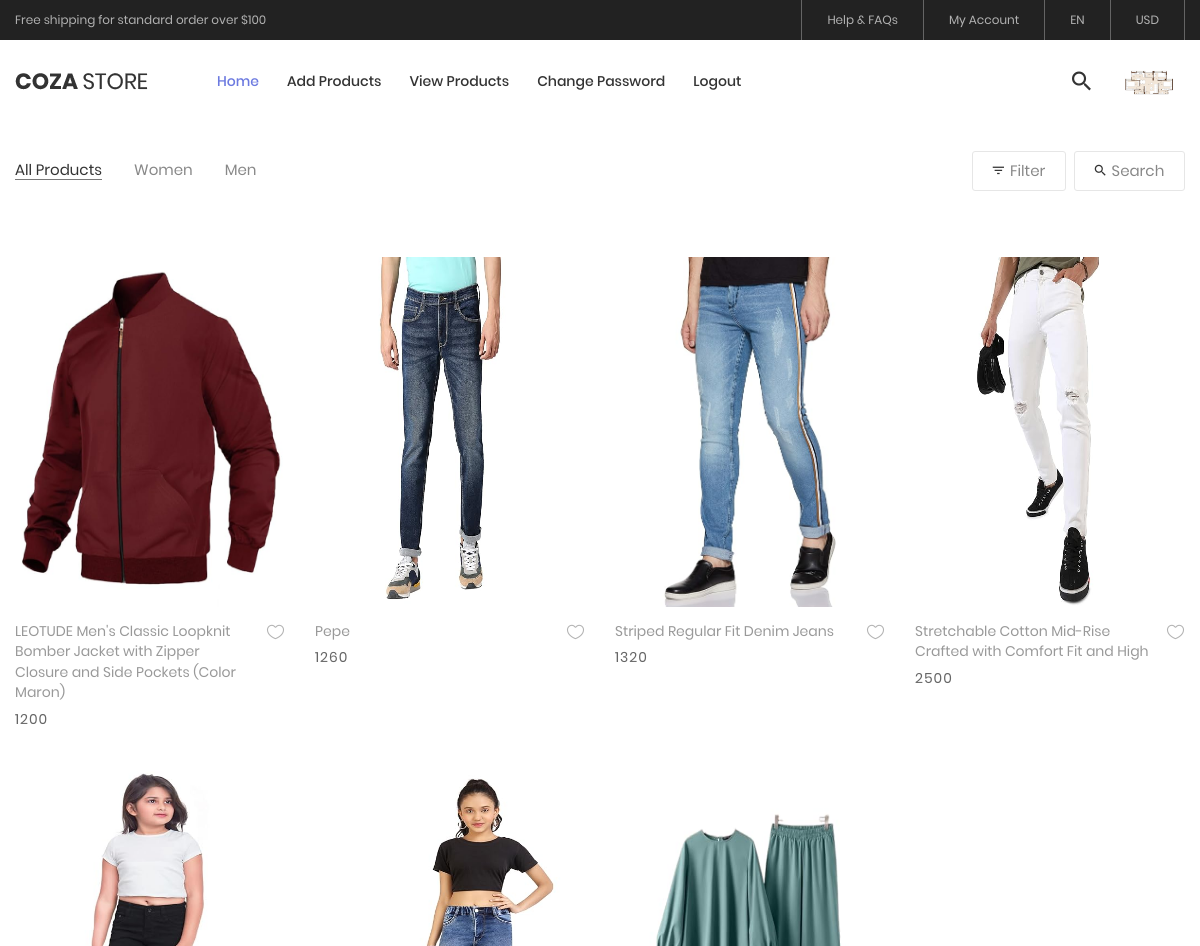
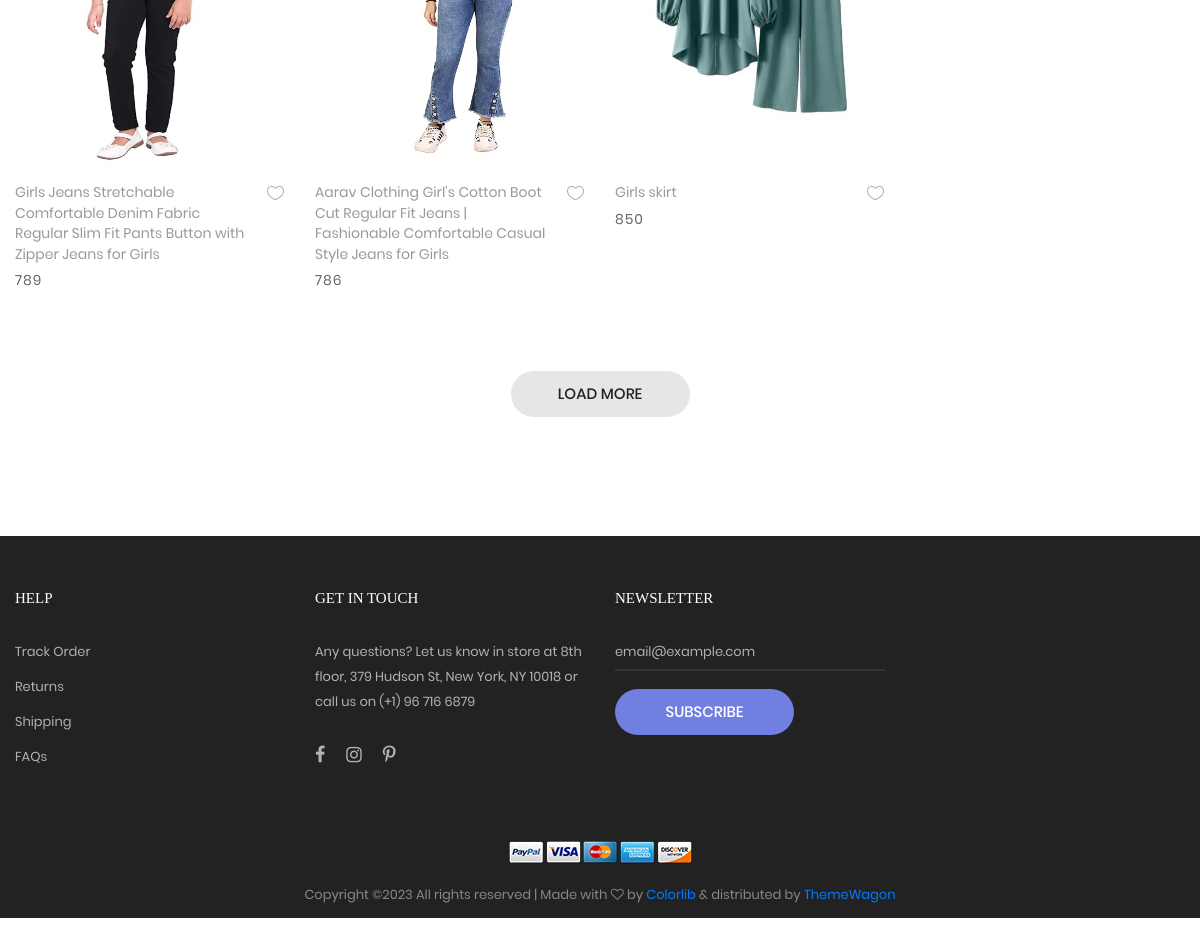
Screenshot of /seller/Seller_view_product/ (signed in) with the database file from the repository (2 pictures, top to bottom).
### seller_Home_app/models.py (models this page shows, shortened)
class Product(models.Model):
    category = (
        ("Men","Men"),("Women","Women"),("kids","kids")
    )
    brand = (
        ('Levis',"Levis"),('pape',"pape"),('Danieam',"Danieam")
    )
    size=(
        ('S','S'),('M','M'),('L','L'),('XL','XL'),('XXL','XXL')
    )
    seller_key= models.ForeignKey(Account,on_delete=models.CASCADE)
    Product_name = models.CharField(max_length=150)
    Product_price = models.PositiveIntegerField()
    Product_category = models.CharField(max_length=20,choices=category)
    Product_brand = models.CharField(max_length=20,choices=brand)
    Product_size = models.CharField(max_length=20,choices=size)
    Product_image = models.ImageField(upload_to='Product_image/')
    Product_description = models.TextField(max_length=250)
    Iswishlist = models.BooleanField(default=False)
    Iscart=models.BooleanField(default=False)

### seller_Home_app/views.py (the view)
# urls.py: path('Seller_view_product/',views.Seller_view_product,name="Seller_view_product"),
def Seller_view_product(request):
    try:
        Seller_email=Account.objects.get(Email=request.session['Email'])
        Products=Product.objects.filter(seller_key=Seller_email)
        return render(request,'Seller_view_product.html',{'Products':Products})
    except Exception as e:
        msg = "No Product Found !!"
        return render(request,'Seller-index.html',{'msg':msg})

### seller_Home_app/templates/Seller_view_product.html (shortened to what this page needs)
{% extends 'seller-base.html' %}
{% load static %}
	{% block body %}
	<div class="bg0 m-t-23 p-b-14">
		<div class="container">
			<div class="flex-w flex-sb-m p-b-52">
				<div class="flex-w flex-l-m filter-tope-group m-tb-10">
					<button class="stext-106 cl6 hov1 bor3 trans-04 m-r-32 m-tb-5 how-active1" data-filter="*">
						All Products
					</button>
					<button class="stext-106 cl6 hov1 bor3 trans-04 m-r-32 m-tb-5" data-filter=".women">
						Women
					</button>
					<button class="stext-106 cl6 hov1 bor3 trans-04 m-r-32 m-tb-5" data-filter=".men">
						Men
					</button>
				</div>
				<div class="flex-w flex-c-m m-tb-10">
					<div class="flex-c-m stext-106 cl6 size-104 bor4 pointer hov-btn3 trans-04 m-r-8 m-tb-4 js-show-filter">
						<i class="icon-filter cl2 m-r-6 fs-15 trans-04 zmdi zmdi-filter-list"></i>
						 Filter
					</div>
					<div class="flex-c-m stext-106 cl6 size-105 bor4 pointer hov-btn3 trans-04 m-tb-4 js-show-search">
						<i class="icon-search cl2 m-r-6 fs-15 trans-04 zmdi zmdi-search"></i>
						Search
					</div>
				</div>
			</div>
			<div class="row isotope-grid">
				{% for i in Products %}
				<div class="col-sm-6 col-md-4 col-lg-3 p-b-35 isotope-item">
					<div class="block2">
						<div class="block2-pic hov-img0">
							<img src="{{i.Product_image.url}}" alt="IMG-PRODUCT" width="300px" height="350px">
						</div>
						<div class="block2-txt flex-w flex-t p-t-14">
							<div class="block2-txt-child1 flex-col-l ">
								<a href="product-detail.html" class="stext-104 cl4 hov-cl1 trans-04 js-name-b2 p-b-6">
									{{i.Product_name}}
								</a>
								<span class="stext-105 cl3">
									{{i.Product_price}}
								</span>
							</div>
							<div class="block2-txt-child2 flex-r p-t-3">
								<a href="#" class="btn-addwish-b2 dis-block pos-relative js-addwish-b2">
									<img class="icon-heart1 dis-block trans-04" src="{% static 'images/icons/icon-heart-01.png' %}" alt="ICON">
								</a>
							</div>
						</div>
					</div>
				</div>
				{% endfor %}
			</div>
			<div class="flex-c-m flex-w w-full p-t-45 p-b-105">
				<a href="#" class="flex-c-m stext-101 cl5 size-103 bg2 bor1 hov-btn1 p-lr-15 trans-04">
					Load More
				</a>
			</div>
		</div>
	</div>
{% endblock %}

### Home_app/static/css/main.css (style rules this page uses)
.container { max-width: 1380px; }
@media (max-width: 1600px) { .container { max-width: 1200px; } }
.block2-pic { position: relative; }
.block2-txt-child1 { width: calc(100% - 30px); }
.block2-txt-child2 { width: 30px; }
.cl2 { color: #333; }
.cl3 { color: #666; }
.cl4 { color: #999; }
.cl5 { color: #222; }
.cl6 { color: #888; }
.stext-101 { font-family: Poppins-Medium; font-size: 15px; line-height: 1.466667; text-transform: uppercase; }
.stext-104 { font-family: Poppins-Regular; font-size: 14px; line-height: 1.466667; }
.stext-105 { font-family: Poppins-Regular; font-size: 14px; line-height: 1.466667; letter-spacing: 1px; }
.stext-106 { font-family: Poppins-Regular; font-size: 15px; line-height: 1.2; }
.size-103 { min-width: 179px; height: 46px; }
.size-104 { min-width: 94px; height: 40px; }
.size-105 { min-width: 111px; height: 40px; }
.bg0 { background-color: #fff; }
.bg2 { background-color: #e6e6e6; }
.bor1 { border-radius: 23px; }
.bor3 { border-bottom: 1px solid transparent; }
.bor4 { border: 1px solid #e6e6e6; border-radius: 3px; }
.how-active1 { color: #333; border-color: #797979; }
.hov-img0 { display: block; overflow: hidden; }
.hov-img0 img { width: 100%; -webkit-transition: transform 0.9s ease; -o-transition: transform 0.9s ease; -moz-transition: transform 0.9s ease; transition: transform 0.9s ease; }

### rows the page displays
Product: Product_image (picture), Product_name "LEOTUDE Men's Classic Loopknit Bomber Jacket with Zipper Closure and Side Pockets (Color Maron)", Product_price "1200"
Product: Product_image (picture), Product_name "Pepe", Product_price "1260"
Product: Product_image (picture), Product_name "Striped Regular Fit Denim Jeans", Product_price "1320"
Product: Product_image (picture), Product_name "Stretchable Cotton Mid-Rise Crafted with Comfort Fit and High", Product_price "2500"
Product: Product_image (picture), Product_name "Girls Jeans Stretchable Comfortable Denim Fabric Regular Slim Fit Pants Button with Zipper Jeans for Girls", Product_price "789"
Product: Product_image (picture), Product_name "Aarav Clothing Girl's Cotton Boot Cut Regular Fit Jeans | Fashionable Comfortable Casual Style Jeans for Girls", Product_price "786"
Product: Product_image (picture), Product_name "Girls skirt", Product_price "850"
